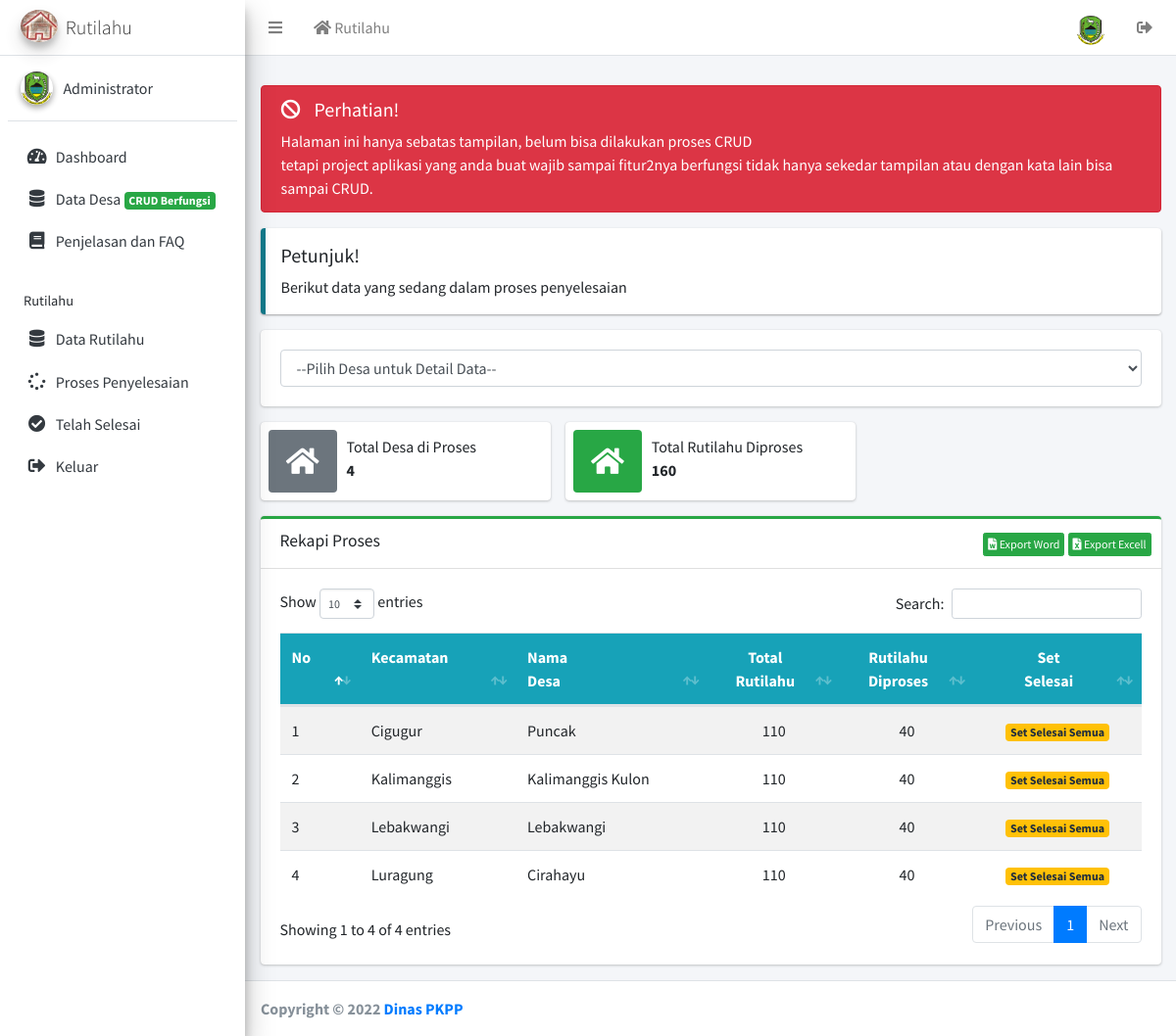
Page /admin.php?page=proses&aksi=rekap (signed in) on the committed database.
### tables this page shows
CREATE TABLE `desa` (
  `id` int(3) DEFAULT NULL,
  `id_kec` int(2) DEFAULT NULL,
  `desa` varchar(17) DEFAULT NULL,
  `jenis` int(1) DEFAULT NULL,
  `proses` varchar(1) NOT NULL
);

CREATE TABLE `kec` (
  `id` int(2) DEFAULT NULL,
  `kode` varchar(8) DEFAULT NULL,
  `kecamatan` varchar(13) DEFAULT NULL
);

### module/content/admin/proses.php (the view, shortened to what this page needs)
        <div class="alert alert-danger">
          <h5><i class="icon fas fa-ban"></i> Perhatian!</h5>
          Halaman ini hanya sebatas tampilan, belum bisa dilakukan proses CRUD<br>
          tetapi project aplikasi yang anda buat wajib sampai fitur2nya berfungsi tidak hanya sekedar tampilan atau dengan kata lain bisa sampai CRUD.
        </div>
		<div class="callout callout-info">
			<h5>Petunjuk!</h5>
            <p>Berikut data yang sedang dalam proses penyelesaian</p>
        </div>
			<div class='row'>
				<div class='col-md-12'>
					<div class='card card-success'>
						<div class='card-body'>
	    	              <select name="desa" class="form-control select2bs4" onchange="window.document.location.href=this.options[this.selectedIndex].value;" required>
    					  <option vaule="#">--Pilih Desa untuk Detail Data--</option>
					        </select>
						</div>
					</div>
				</div>
			</div>
<?php
	switch(@$_GET['aksi']) {
	    case 'rekap':
?>
        <div class="row">
          <div class="col-md-4">
            <div class="info-box">
              <span class="info-box-icon bg-secondary"><i class="fa fa-home"></i></span>
              <div class="info-box-content">
                <span class="info-box-text">Total Desa di Proses</span>
                <span class="info-box-number">4</span>
              </div>
            </div>
          </div>
          <div class="col-md-4">
            <div class="info-box">
              <span class="info-box-icon bg-success"><i class="fa fa-home"></i></span>
              <div class="info-box-content">
                <span class="info-box-text">Total Rutilahu Diproses</span>
                <span class="info-box-number">160</span>
              </div>
            </div>
          </div>
		</div>
        <div class="row">
          <div class="col-lg-12">
            <div class="card card-success card-outline">
              <div class="card-header with-border">
                <h5 class="card-title">Rekapi Proses</h5>
				<div class="card-tools">
					<a href="#" class="btn btn-xs btn-success"><i class="fa fa-file-word"></i> Export Word</a>
					<a href="#" class="btn btn-xs btn-success"><i class="fa fa-file-excel"></i> Export Excell</a>
				</div>
			  </div>
              <div class="card-body">
                <div class="table-responsive">
                    <table id="example1" class="table table-striped">
                        <thead>
                    	<tr class="bg-info">
                    		<th>No<br>&nbsp;</th>
                    		<th>Kecamatan<br>&nbsp;</th>
                    		<th>Nama<br>Desa<br></th>
                    		<th class="text-center">Total<br>Rutilahu</th>
                    		<th class="text-center">Rutilahu<br>Diproses</th>
                    		<th class="text-center">Set<br>Selesai</th>
                    	</tr>
                        </thead>
                        <tbody>
                    <?php
                    	$nomor = 1;
                    	$qdesa = mysqli_query($con,"SELECT * FROM kec,desa WHERE kec.id=desa.id_kec AND desa.proses='Y' ORDER BY kec.kecamatan");
                    	while($desa=mysqli_fetch_array($qdesa)) {
                        	echo "
                        		<tr>
                        			<td>$nomor</td>
                        			<td>$desa[kecamatan]</td>
                        			<td>$desa[desa]</td>
                        			<td class='text-center'>110</td>
                        			<td class='text-center'>40</td>
                        			<td class='text-center'><a href='#' class='badge badge-warning badge-xs'>Set Selesai Semua</a></td>
                        		</tr>
                        	";
                    	$nomor++;
                    	}
                    ?>
                        </tbody>
                    </table>
                </div>
              </div>
            </div>
          </div>
        </div>
<?php
        break;
?>
<?php
	}
?>

### rows in the picture
desa: id_kec.kecamatan "Cigugur", desa "Puncak"
desa: id_kec.kecamatan "Kalimanggis", desa "Kalimanggis Kulon"
desa: id_kec.kecamatan "Lebakwangi", desa "Lebakwangi"
desa: id_kec.kecamatan "Luragung", desa "Cirahayu"
